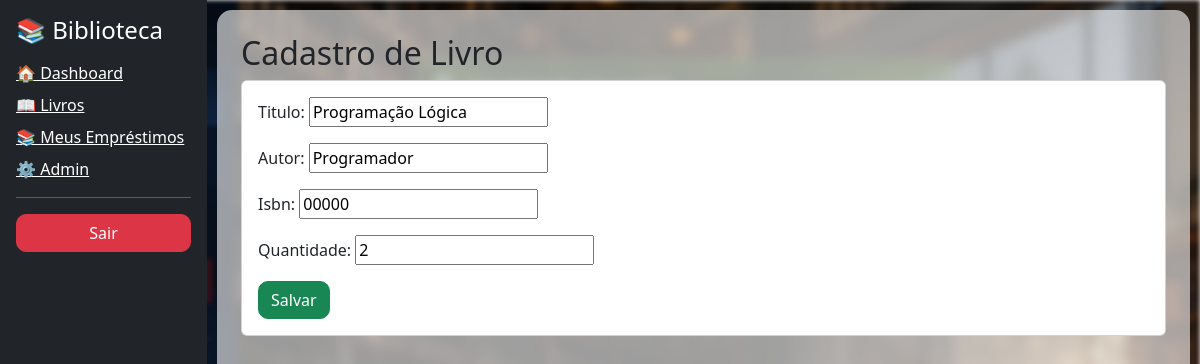
Screenshot of /livros/editar/3/ (signed in) with the database file from the repository.
### core/models.py (models this page shows, shortened)
class Livro(models.Model):
    titulo = models.CharField(max_length=200)
    autor = models.CharField(max_length=100)
    isbn = models.CharField(max_length=20)
    quantidade = models.IntegerField()

### core/views.py (the view)
# urls.py: path('livros/editar/<int:id>/', views.editar_livro, name='editar_livro'),
@user_passes_test(is_admin)
@login_required
def editar_livro(request, id):
    livro = get_object_or_404(Livro, id=id)
    form = LivroForm(request.POST or None, instance=livro)
    if form.is_valid():
        form.save()
        return redirect('listar_livros')
    return render(request, 'livros/form.html', {'form': form})

### core/forms.py
class LivroForm(forms.ModelForm):
    class Meta:
        model = Livro
        fields = '__all__'

### core/views.py (called while the page is built)
def is_admin(user):
    return user.is_staff

### core/templates/livros/form.html (shortened to what this page needs)
{% extends 'index.html' %}
{% block content %}
<h2>Cadastro de Livro</h2>
<div class="card p-3">
<form method="post">
    {{ form.as_p }}
    <button class="btn btn-success">Salvar</button>
</form>
</div>
{% endblock %}

### core/templates/index.html (style rules this page uses)
.card { transition: 0.3s; }
.btn { border-radius: 10px; }

### rows the page displays
Livro: titulo "Programação Lógica", autor "Programador", isbn "00000", quantidade "2"
